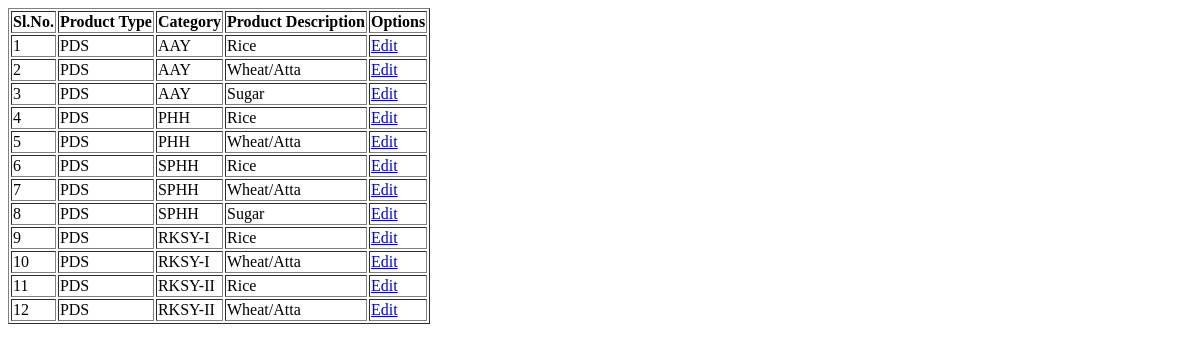
Page /masters/prod_master_view.php (signed in) on the earlier database version.
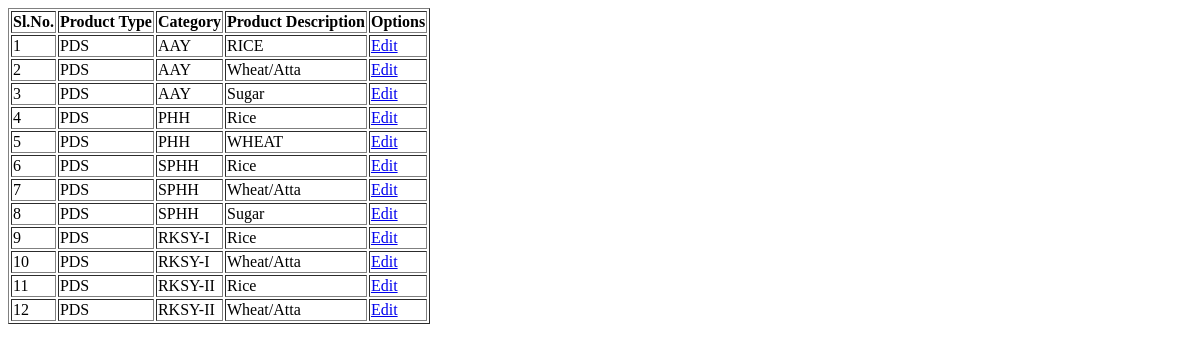
Same page on the later database version.
### tables this page shows
CREATE TABLE `m_products` (
  `sl_no` int(11) NOT NULL,
  `prod_type` varchar(20) NOT NULL,
  `prod_catg` varchar(50) NOT NULL,
  `prod_desc` varchar(150) NOT NULL,
  `short_flag` varchar(1) NOT NULL,
  `short_factor` decimal(10,4) DEFAULT NULL,
  `created_by` varchar(50) DEFAULT NULL,
  `created_dt` datetime DEFAULT NULL,
  `modified_by` varchar(50) DEFAULT NULL,
  `modified_dt` datetime DEFAULT NULL
);

### masters/prod_master_view.php (the view, shortened to what this page needs)
<?php
        require("../session.php");
	$rtv="select sl_no,prod_type,prod_catg,prod_desc,short_flag,short_factor from m_products";
	$result=mysqli_query($db_connect,$rtv);
?>
<html>
<head>
<head>
<body>
	<table border="1">
		<tr>
                	<th>Sl.No.</th>
			<th>Product Type</th>
			<th>Category</th>
			<th>Product Description</th>
                        <th>Options</th>
                </tr>
		<?php
			if($result){
                		if(mysqli_num_rows($result) > 0){
                        		while($rtv_data=mysqli_fetch_assoc($result)){
                                		$slno=$rtv_data['sl_no'];
						$prodtype=$rtv_data['prod_type'];
					        $prodcatg=$rtv_data['prod_catg'];
						$proddesc=$rtv_data['prod_desc'];
		?>
						<tr>
						    <td><?php echo $slno; ?></td>
						    <td><?php echo $prodtype; ?></td>
						    <td><?php echo $prodcatg; ?></td>
						    <td><?php echo $proddesc; ?></td>
						    <td><a href="../edit/prod_edit.php?sl_no=<?php echo $slno; ?>" >Edit</td>
						</tr>
		<?php
                                		}
                			}
        		}
		?>
        </table>
</body>
</html>

Differences in the rows shown:
changed m_products id 1: prod_desc "Rice" → "RICE"
changed m_products id 5: prod_desc "Wheat/Atta" → "WHEAT"
